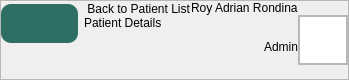
        <widget class="QFrame" name="Header">
         <property name="sizePolicy">
          <sizepolicy hsizetype="Expanding" vsizetype="Expanding">
           <horstretch>0</horstretch>
           <verstretch>0</verstretch>
          </sizepolicy>
         </property>
         <property name="minimumSize">
          <size>
           <width>0</width>
           <height>80</height>
          </size>
         </property>
         <property name="maximumSize">
          <size>
           <width>16777215</width>
           <height>80</height>
          </size>
         </property>
         <property name="cursor">
          <cursorShape>ArrowCursor</cursorShape>
         </property>
         <property name="frameShape">
          <enum>QFrame::StyledPanel</enum>
         </property>
         <property name="frameShadow">
          <enum>QFrame::Raised</enum>
         </property>
         <layout class="QHBoxLayout" name="horizontalLayout_3">
          <property name="spacing">
           <number>0</number>
          </property>
          <property name="leftMargin">
           <number>0</number>
          </property>
          <property name="topMargin">
           <number>0</number>
          </property>
          <property name="rightMargin">
           <number>0</number>
          </property>
          <property name="bottomMargin">
           <number>0</number>
          </property>
          <item alignment="Qt::AlignTop">
           <widget class="QWidget" name="BackButtonCon" native="true">
            <property name="styleSheet">
             <string notr="true">#Title{
	font: 700 22pt &quot;Lexend&quot;;
}
#Subtitle {
	font: 300 10pt &quot;Lexend Light&quot;;
}
QLabel {
    padding: 0px;
    margin: 0px;
}
</string>
            </property>
            <layout class="QHBoxLayout" name="horizontalLayout" stretch="0,0">
             <property name="spacing">
              <number>6</number>
             </property>
             <property name="leftMargin">
              <number>0</number>
             </property>
             <property name="topMargin">
              <number>0</number>
             </property>
             <property name="rightMargin">
              <number>0</number>
             </property>
             <property name="bottomMargin">
              <number>0</number>
             </property>
             <item alignment="Qt::AlignLeft">
              <widget class="QPushButton" name="BackButton">
               <property name="styleSheet">
                <string notr="true">QPushButton {
	font: 900 10pt &quot;Satoshi Black&quot;;
	background-color: #2E6E65;
 	border-radius: 10px;
	font-weight: bold;	
	font-size: 25px;
	color: #F4F7ED;
	text-align: left;
	padding: 5px 5px;
}</string>
               </property>
               <property name="text">
                <string/>
               </property>
               <property name="icon">
                <iconset resource="../Images/resources.qrc">
                 <normaloff>:/lucide/icons/arrow-left.svg</normaloff>:/lucide/icons/arrow-left.svg</iconset>
               </property>
               <property name="iconSize">
                <size>
                 <width>40</width>
                 <height>40</height>
                </size>
               </property>
              </widget>
             </item>
             <item alignment="Qt::AlignTop">
              <widget class="QWidget" name="widget" native="true">
               <property name="sizePolicy">
                <sizepolicy hsizetype="Expanding" vsizetype="Fixed">
                 <horstretch>0</horstretch>
                 <verstretch>0</verstretch>
                </sizepolicy>
               </property>
               <property name="maximumSize">
                <size>
                 <width>16777215</width>
                 <height>16777215</height>
                </size>
               </property>
               <layout class="QVBoxLayout" name="verticalLayout_5">
                <property name="spacing">
                 <number>0</number>
                </property>
                <property name="leftMargin">
                 <number>0</number>
                </property>
                <property name="topMargin">
                 <number>0</number>
                </property>
                <property name="rightMargin">
                 <number>0</number>
                </property>
                <property name="bottomMargin">
                 <number>0</number>
                </property>
                <item alignment="Qt::AlignBottom">
                 <widget class="QLabel" name="Subtitle">
                  <property name="minimumSize">
                   <size>
                    <width>0</width>
                    <height>15</height>
                   </size>
                  </property>
                  <property name="maximumSize">
                   <size>
                    <width>16777215</width>
                    <height>15</height>
                   </size>
                  </property>
                  <property name="text">
                   <string> Back to Patient List</string>
                  </property>
                 </widget>
                </item>
                <item>
                 <widget class="QLabel" name="Title">
                  <property name="enabled">
                   <bool>true</bool>
                  </property>
                  <property name="sizePolicy">
                   <sizepolicy hsizetype="Preferred" vsizetype="Expanding">
                    <horstretch>0</horstretch>
                    <verstretch>0</verstretch>
                   </sizepolicy>
                  </property>
                  <property name="minimumSize">
                   <size>
                    <width>0</width>
                    <height>30</height>
                   </size>
                  </property>
                  <property name="maximumSize">
                   <size>
                    <width>16777215</width>
                    <height>30</height>
                   </size>
                  </property>
                  <property name="text">
                   <string>Patient Details</string>
                  </property>
                  <property name="textFormat">
                   <enum>Qt::PlainText</enum>
                  </property>
                  <property name="alignment">
                   <set>Qt::AlignLeading</set>
                  </property>
                  <property name="wordWrap">
                   <bool>true</bool>
                  </property>
                 </widget>
                </item>
               </layout>
              </widget>
             </item>
            </layout>
           </widget>
          </item>
          <item>
           <layout class="QHBoxLayout" name="UserPanel">
            <property name="rightMargin">
             <number>0</number>
            </property>
            <item>
             <layout class="QVBoxLayout" name="UserInfo">
              <property name="spacing">
               <number>0</number>
              </property>
              <item alignment="Qt::AlignRight">
               <widget class="QLabel" name="UserName">
                <property name="text">
                 <string>Roy Adrian Rondina</string>
                </property>
                <property name="alignment">
                 <set>Qt::AlignLeading</set>
                </property>
               </widget>
              </item>
              <item alignment="Qt::AlignRight">
               <widget class="QLabel" name="UserType">
                <property name="text">
                 <string>Admin</string>
                </property>
                <property name="alignment">
                 <set>Qt::AlignLeading</set>
                </property>
               </widget>
              </item>
             </layout>
            </item>
            <item>
             <widget class="QFrame" name="Profile">
              <property name="sizePolicy">
               <sizepolicy hsizetype="Fixed" vsizetype="Fixed">
                <horstretch>0</horstretch>
                <verstretch>0</verstretch>
               </sizepolicy>
              </property>
              <property name="minimumSize">
               <size>
                <width>50</width>
                <height>50</height>
               </size>
              </property>
              <property name="maximumSize">
               <size>
                <width>50</width>
                <height>50</height>
               </size>
              </property>
              <property name="frameShape">
               <enum>QFrame::StyledPanel</enum>
              </property>
              <property name="frameShadow">
               <enum>QFrame::Raised</enum>
              </property>
              <layout class="QVBoxLayout" name="verticalLayout_3">
               <property name="spacing">
                <number>0</number>
               </property>
               <property name="leftMargin">
                <number>0</number>
               </property>
               <property name="topMargin">
                <number>0</number>
               </property>
               <property name="rightMargin">
                <number>0</number>
               </property>
               <property name="bottomMargin">
                <number>0</number>
               </property>
               <item>
                <widget class="QGraphicsView" name="ProfilePic">
                 <property name="enabled">
                  <bool>true</bool>
                 </property>
                 <property name="sizePolicy">
                  <sizepolicy hsizetype="Preferred" vsizetype="Preferred">
                   <horstretch>0</horstretch>
                   <verstretch>0</verstretch>
                  </sizepolicy>
                 </property>
                 <property name="minimumSize">
                  <size>
                   <width>0</width>
                   <height>0</height>
                  </size>
                 </property>
                </widget>
               </item>
              </layout>
             </widget>
            </item>
           </layout>
          </item>
         </layout>
        </widget>
